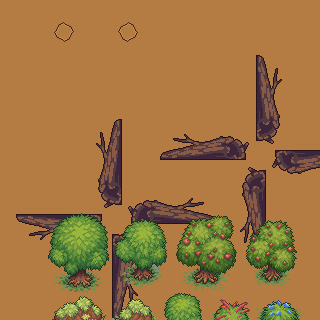

Rendered tile map (Tiled .tmx) drawn with the repository's tilesets; below, a short description and the full map source, tile grids included:
An orthogonal 20x20 tile map with 16x16 px tiles, 2 tile layers (Tile Layer 1, Tile2), 3 tilesets, 1 image layer and 4 objects (sprite).

<map version="1.10" tiledversion="1.11.2" orientation="orthogonal" renderorder="right-down" width="20" height="20" tilewidth="16" tileheight="16" infinite="0" nextlayerid="8" nextobjectid="16">
 <properties>
  <property name="boolean" type="bool" value="false" />
  <property name="color" type="color" value="#ffaa0000" />
  <property name="dddd" type="object" value="9" />
  <property name="ff" type="float" value="0" />
  <property name="fil" type="file" value="../../../../untitled.mp4" />
  <property name="playyyy" type="class" propertytype="player">
   <properties>
    <property name="health" type="float" value="33.5" />
   </properties>
  </property>
  <property name="test" type="int" value="111" />
 </properties>
 <tileset firstgid="1" source="atlas.tsx" />
 <tileset firstgid="337" source="objects.tsx" />
 <tileset firstgid="881" source="images.tsx" />
 <layer id="1" name="Tile Layer 1" width="20" height="20">
  <data encoding="csv">
30,30,30,30,30,30,30,30,30,30,30,30,30,30,30,30,30,30,30,30,
30,30,30,30,30,30,30,30,30,30,30,30,30,30,30,30,30,30,30,30,
30,30,30,30,30,30,30,30,30,30,30,30,30,30,30,30,30,30,30,30,
30,30,30,30,30,30,30,30,30,30,30,30,30,30,30,30,30,30,30,30,
30,30,30,30,30,30,30,30,30,30,30,30,30,30,30,30,30,30,30,30,
30,30,30,30,30,30,30,30,30,30,30,30,30,30,30,30,30,30,30,30,
30,30,30,30,30,30,30,30,30,30,30,30,30,30,30,30,30,30,30,30,
30,30,30,30,30,30,30,30,30,30,30,30,30,30,30,30,30,30,30,30,
30,30,30,30,30,30,30,30,30,30,30,30,30,30,30,30,30,30,30,30,
30,30,30,30,30,30,30,30,30,30,30,30,30,30,30,30,30,30,30,30,
30,30,30,30,30,30,30,30,30,30,30,30,30,30,30,30,30,30,30,30,
30,30,30,30,30,30,30,30,30,30,30,30,30,30,30,30,30,30,30,30,
30,30,30,30,30,30,30,30,30,30,30,30,30,30,30,30,30,30,30,30,
30,30,30,30,30,30,30,30,30,30,30,30,30,30,30,30,30,30,30,30,
30,30,30,30,30,30,30,30,30,30,30,30,30,30,30,30,30,30,30,30,
30,30,30,30,30,30,30,30,30,30,30,30,30,30,30,30,30,30,30,30,
30,30,30,30,30,30,30,30,30,30,30,30,30,30,30,30,30,30,30,30,
30,30,30,30,30,30,30,30,30,30,30,30,30,30,30,30,30,30,30,30,
30,30,30,30,30,30,30,30,30,30,30,30,30,30,30,30,30,30,30,30,
30,30,30,30,30,30,30,30,30,30,30,30,30,30,30,30,30,30,30,30
</data>
 </layer>
 <layer id="3" name="Tile2" width="20" height="20">
  <data encoding="csv">
0,0,0,0,0,0,0,0,0,0,0,0,0,0,0,0,0,0,0,0,
0,0,0,536870920,2147483656,0,0,8,2684354568,0,0,0,0,0,0,0,0,0,0,0,
0,0,0,1073741832,3758096392,0,0,1610612744,3221225480,0,0,0,0,0,0,0,0,0,0,0,
0,0,0,0,0,0,0,0,0,0,0,0,0,0,0,0,0,0,0,0,
0,0,0,0,0,0,0,0,0,0,0,0,0,0,0,0,0,0,0,0,
0,0,0,0,0,0,0,0,0,0,0,0,0,0,0,0,0,0,0,0,
0,0,0,0,0,0,0,0,0,0,0,0,0,0,0,0,0,0,0,0,
0,0,0,0,0,0,0,0,0,0,0,0,0,0,0,0,0,0,0,0,
0,0,0,0,0,0,0,0,0,0,0,0,0,0,0,0,3758097333,0,0,0,
0,0,0,0,0,0,0,0,0,0,2147484597,0,0,0,0,0,0,0,0,0,
0,0,0,0,0,0,0,0,0,0,0,0,0,0,0,0,0,1073742773,0,0,
0,0,0,0,0,0,0,0,0,0,0,0,0,0,0,0,0,0,0,0,
0,0,0,0,0,0,1610613685,0,0,0,0,0,0,0,0,0,0,0,0,0,
0,0,0,0,0,0,0,0,949,0,0,0,0,0,0,0,0,0,0,0,
0,3221226421,0,0,0,0,0,0,0,0,0,0,0,0,0,0,0,0,0,0,
0,0,0,0,0,0,0,0,0,0,0,0,0,0,0,536871861,0,0,0,0,
0,0,0,0,0,0,0,0,0,0,0,0,0,0,0,0,0,0,0,0,
0,0,0,0,0,0,0,0,0,0,0,0,0,0,0,0,0,0,0,0,
0,0,0,0,0,0,0,0,0,0,0,0,0,0,0,0,0,0,0,0,
0,0,0,0,0,0,0,2684355509,0,0,0,0,0,0,0,0,0,0,0,0
</data>
 </layer>
 <imagelayer id="7" name="Image Layer 1" offsetx="47" offsety="213">
  <image source="objects.png" width="256" height="544" />
 </imagelayer>
 <objectgroup color="#aa55ff" id="4" name="Objects">
  <object id="10" name="sprite" gid="1" x="195" y="47" width="16" height="16">
   <properties>
    <property name="my-bush" type="object" value="11" />
   </properties>
  </object>
  <object id="11" gid="567" x="211" y="47" width="16" height="16" />
  <object id="13" gid="950" x="179" y="95" width="40" height="28" />
  <object id="14" x="227" y="47" width="16" height="16" />
 </objectgroup>
</map>
